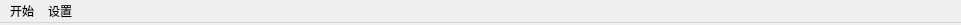
<?xml version="1.0" encoding="UTF-8"?>
<ui version="4.0">
 <class>ATPMainWindow</class>
 <widget class="QMainWindow" name="ATPMainWindow">
  <property name="windowModality">
   <enum>Qt::NonModal</enum>
  </property>
  <property name="geometry">
   <rect>
    <x>0</x>
    <y>0</y>
    <width>961</width>
    <height>25</height>
   </rect>
  </property>
  <property name="minimumSize">
   <size>
    <width>540</width>
    <height>25</height>
   </size>
  </property>
  <property name="maximumSize">
   <size>
    <width>16777215</width>
    <height>48</height>
   </size>
  </property>
  <property name="windowTitle">
   <string>ATPrase</string>
  </property>
  <property name="windowOpacity">
   <double>1.000000000000000</double>
  </property>
  <widget class="QWidget" name="centralwidget">
   <layout class="QHBoxLayout" name="horizontalLayout_2"/>
  </widget>
  <widget class="QMenuBar" name="menuBar">
   <property name="geometry">
    <rect>
     <x>0</x>
     <y>0</y>
     <width>961</width>
     <height>26</height>
    </rect>
   </property>
   <widget class="QMenu" name="startMenu">
    <property name="title">
     <string>开始</string>
    </property>
    <addaction name="actionloadADP"/>
    <addaction name="actionupdateATP"/>
    <addaction name="actionrunATP"/>
   </widget>
   <widget class="QMenu" name="settingMenu">
    <property name="title">
     <string>设置</string>
    </property>
    <addaction name="actionnetWork"/>
   </widget>
   <addaction name="startMenu"/>
   <addaction name="settingMenu"/>
  </widget>
  <action name="actionloadATP">
   <property name="text">
    <string>加载ATP</string>
   </property>
  </action>
  <action name="actionupdateATP">
   <property name="text">
    <string>更新ATP</string>
   </property>
  </action>
  <action name="actionloadADP">
   <property name="text">
    <string>加载ADP</string>
   </property>
  </action>
  <action name="actionrunATP">
   <property name="text">
    <string>运行项目</string>
   </property>
  </action>
  <action name="actionsetScript">
   <property name="text">
    <string>设置脚本</string>
   </property>
  </action>
  <action name="actiondrawATP">
   <property name="text">
    <string>设计电路图</string>
   </property>
  </action>
  <action name="actionnetWork">
   <property name="text">
    <string>网络设置</string>
   </property>
  </action>
 </widget>
 <resources/>
 <connections/>
</ui>
